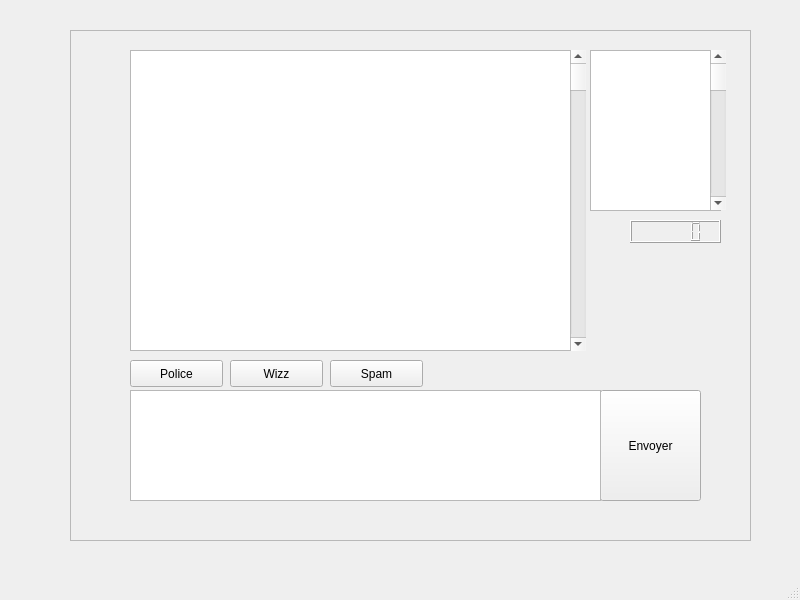
<?xml version="1.0" encoding="UTF-8"?>
<ui version="4.0">
 <class>MainWindow</class>
 <widget class="QMainWindow" name="MainWindow">
  <property name="geometry">
   <rect>
    <x>0</x>
    <y>0</y>
    <width>800</width>
    <height>600</height>
   </rect>
  </property>
  <property name="windowTitle">
   <string>MainWindow</string>
  </property>
  <widget class="QWidget" name="centralwidget">
   <widget class="QFrame" name="frame">
    <property name="geometry">
     <rect>
      <x>70</x>
      <y>30</y>
      <width>681</width>
      <height>511</height>
     </rect>
    </property>
    <property name="frameShape">
     <enum>QFrame::StyledPanel</enum>
    </property>
    <property name="frameShadow">
     <enum>QFrame::Raised</enum>
    </property>
    <widget class="QPushButton" name="Envoyer">
     <property name="geometry">
      <rect>
       <x>530</x>
       <y>360</y>
       <width>101</width>
       <height>111</height>
      </rect>
     </property>
     <property name="text">
      <string>Envoyer</string>
     </property>
    </widget>
    <widget class="QTextEdit" name="MessageEcrit">
     <property name="geometry">
      <rect>
       <x>60</x>
       <y>360</y>
       <width>471</width>
       <height>111</height>
      </rect>
     </property>
    </widget>
    <widget class="QTextEdit" name="Chat">
     <property name="enabled">
      <bool>true</bool>
     </property>
     <property name="geometry">
      <rect>
       <x>60</x>
       <y>20</y>
       <width>441</width>
       <height>301</height>
      </rect>
     </property>
     <property name="readOnly">
      <bool>true</bool>
     </property>
    </widget>
    <widget class="QListView" name="ListeMembre">
     <property name="geometry">
      <rect>
       <x>520</x>
       <y>20</y>
       <width>131</width>
       <height>161</height>
      </rect>
     </property>
    </widget>
    <widget class="QScrollBar" name="ScrollChat">
     <property name="geometry">
      <rect>
       <x>500</x>
       <y>20</y>
       <width>16</width>
       <height>301</height>
      </rect>
     </property>
     <property name="orientation">
      <enum>Qt::Vertical</enum>
     </property>
    </widget>
    <widget class="QScrollBar" name="ScrollList">
     <property name="geometry">
      <rect>
       <x>640</x>
       <y>20</y>
       <width>16</width>
       <height>160</height>
      </rect>
     </property>
     <property name="orientation">
      <enum>Qt::Vertical</enum>
     </property>
    </widget>
    <widget class="QLCDNumber" name="HeureCourante">
     <property name="geometry">
      <rect>
       <x>560</x>
       <y>190</y>
       <width>91</width>
       <height>23</height>
      </rect>
     </property>
    </widget>
    <widget class="QPushButton" name="Police">
     <property name="geometry">
      <rect>
       <x>60</x>
       <y>330</y>
       <width>93</width>
       <height>27</height>
      </rect>
     </property>
     <property name="text">
      <string>Police</string>
     </property>
    </widget>
    <widget class="QPushButton" name="Wizz">
     <property name="geometry">
      <rect>
       <x>160</x>
       <y>330</y>
       <width>93</width>
       <height>27</height>
      </rect>
     </property>
     <property name="text">
      <string>Wizz</string>
     </property>
    </widget>
    <widget class="QPushButton" name="Spam">
     <property name="geometry">
      <rect>
       <x>260</x>
       <y>330</y>
       <width>93</width>
       <height>27</height>
      </rect>
     </property>
     <property name="text">
      <string>Spam</string>
     </property>
    </widget>
   </widget>
  </widget>
  <widget class="QMenuBar" name="menubar">
   <property name="geometry">
    <rect>
     <x>0</x>
     <y>0</y>
     <width>800</width>
     <height>25</height>
    </rect>
   </property>
  </widget>
  <widget class="QStatusBar" name="statusbar"/>
 </widget>
 <resources/>
 <connections/>
</ui>
